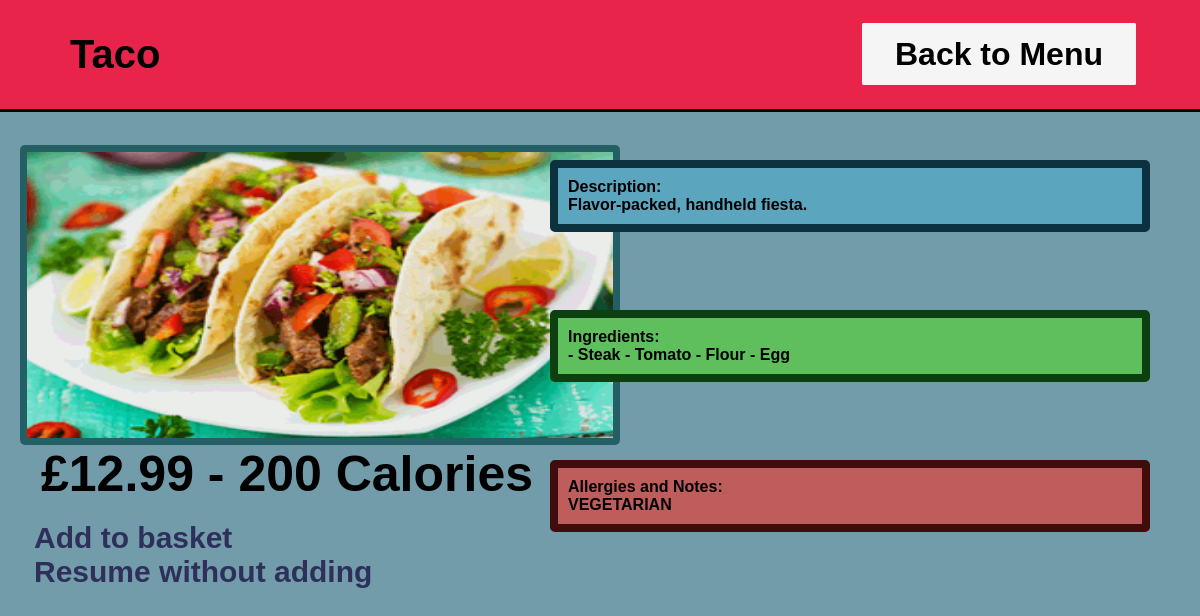
The app's page /app/item/1/ with its own data.
### app/models.py (models this page shows, shortened)
class MenuItem(models.Model):
    categoryOptions = {
        ('starters', 'Starter'),
        ('mains', 'Main'),
        ('desserts', 'Dessert'),
        ('drinks', 'Drink')
    }
    spiceOptions = {
        ('spiceless', 'Spiceless'), #there is no filter option for this but it is the default option (?)
        ('mild', 'Mild'),
        ('hot', 'Hot'),
        ('atomic', 'Atomic')
    }
    allergyOptions = {
        ('none', 'None'), #there is no filter option for this but it is the default option (?)
        ('dairy', 'Dairy'),
        ('gluten', 'Gluten'),
        ('nuts', 'Nuts'),
        ('vegetarian', 'Vegetarian')
    }
    menuItemID = models.AutoField(primary_key=True)
    available = models.BooleanField()
    name = models.CharField(max_length=30)
    description = models.CharField(max_length=120, default = 'Delicious meal')
    price = models.FloatField()
    calories = models.IntegerField(validators=[MaxValueValidator(3500)], default = 150)
    image = models.ImageField(upload_to='MenuItemImages/', blank=False, null=False)
    category = models.CharField(max_length=30, default = 'mains', choices=categoryOptions)
    spice = models.CharField(max_length = 15, default = 'spiceless', choices=spiceOptions)
    allergy = models.CharField(max_length = 30, default = 'none', choices=allergyOptions) #uses string, not discrete options

class IngredientInclusion(models.Model):
    dish = models.ForeignKey(MenuItem, on_delete=models.CASCADE)
    ingredient = models.ForeignKey(Ingredient, on_delete=models.CASCADE)

class Ingredient(models.Model):
    ingredientID = models.AutoField(primary_key=True)
    name = models.CharField(max_length=20)

### app/views.py (the view)
# urls.py: path('item/<int:item_id>/', item_info, name='itemInfo'),
def item_info(request, item_id):
    item = MenuItem.objects.get(pk=item_id)
    ingredientInclusions = IngredientInclusion.objects.filter(dish=item)
    context = {
        "item": item,
        "ingredientInclusions": ingredientInclusions,
    }
    return render(request, "itemInfo.html", context)

### app/templates/itemInfo.html (shortened to what this page needs)
<head>
    {% load static %}
    <link rel="stylesheet" href="{% static 'app/style.css' %}">
    <link rel="stylesheet" href="{% static 'app/itemInfo.css' %}">
</head>
<b>
    <nav class="navbar">
        <div class="logo">{{ item.name }}</div>
        <ul class="pages">
            <li><a href="{% url 'filteredItems' %}">Back to Menu</a></li>
        </ul>
    </nav>
</b>
<img src="{{ item.image.url }}" alt="{{ item.name }}">
<p>£{{ item.price|floatformat:2 }} - {{ item.calories }} Calories</p>
<a href="/app/addItem/{{ item.menuItemID }}">Add to basket</a>
<a href="/app">Resume without adding</a>
<div class = "description">Description:<br> {{ item.description }} </div>
<div class = "ingredients">Ingredients:<br>
    {% for inclusion in ingredientInclusions %}
        - {{ inclusion.ingredient.name }}
    {% endfor %}
</div>
<div class = "allergies">Allergies and Notes:<br>
    <span style="text-transform:uppercase;">
{{ item.allergy }}
</span>
</div>

### app/static/app/style.css (style rules this page uses)
* { margin: 0; padding: 0; box-sizing: border-box; font-family: Verdana, sans-serif; font-weight: bold; }
nav { width: 100%; padding: 20px 70px; background: rgb(232, 36, 75); border-bottom: 3px solid black; align-items: center; justify-content: space-between; display: flex; z-index: 1; padding-block: 2rem; position: sticky; top: 0; }
nav * { align-items: flex-start; }
.pages { display: flex; list-style-type: none; }
.pages li { margin: 3px; }
.pages li a { color: black; font-size: 32px; border: 3px solid whitesmoke; padding: 10px 30px; margin: 0 15px; background-color: whitesmoke; transition: 0.3s ease; text-decoration: none; border-radius: 2px; font-weight: bold; font-family: 'Lucida Sans', 'Lucida Sans Regular', 'Lucida Grande', 'Lucida Sans Unicode', Geneva, Verdana, sans-serif; }
.logo { font-size: 40px; }
a:visited, a:link { color: #2e305b; text-decoration: none; font-size: 30px; }

### app/static/app/itemInfo.css (style rules this page uses)
p, img { margin-left: 20px; }
img { margin-top: 15px; width: auto; max-width: 600px; height: 300px; border-radius: 5px; border: 7px solid #235f64; }
p { padding-left: 21px; font-size: 50px; }
a { padding-left: 10px; position: relative; left: 24px; }
.description, .ingredients, .allergies { width: 600px; border-radius: 5px; padding: 10px; margin: 10px; position: absolute; right: 40px; }
.description { top: 150px; border: 8px solid #0c3240; background-color: #5ca5bf; }
.ingredients { top: 300px; border: 8px solid #0c4011; background-color: #5ebf5c; }
.allergies { top: 450px; border: 8px solid #400c0c; background-color: #bf5c5c; }

### app/templates/itemInfo.html (style rules this page uses)
p, img { margin-left: 20px; }
img { margin-top: 15px; width: auto; max-width: 600px; height: 300px; border-radius: 5px; border: 7px solid #235f64; }
p { padding-left: 21px; font-size: 50px; }
a { padding-left: 10px; position:relative; left:24px; }
.description, .ingredients, .allergies { margin-top: 10px; width: 600px; border-radius: 5px; padding: 10px; margin: 10px; position: absolute; right: 40px; }
.description { top: 150px; border: 8px solid #0c3240; background-color: #5ca5bf; }
.ingredients { top: 300px; border: 8px solid #0c4011; background-color: #5ebf5c; }
.allergies { top: 450px; border: 8px solid #400c0c; background-color: #bf5c5c; }

### records on screen
MenuItem: name "Taco", image (picture), price "12.99", calories "200", description "Flavor-packed, handheld fiesta.", allergy "VEGETARIAN"
IngredientInclusion: ingredient.name "Steak"
IngredientInclusion: ingredient.name "Tomato"
IngredientInclusion: ingredient.name "Flour"
IngredientInclusion: ingredient.name "Egg"
